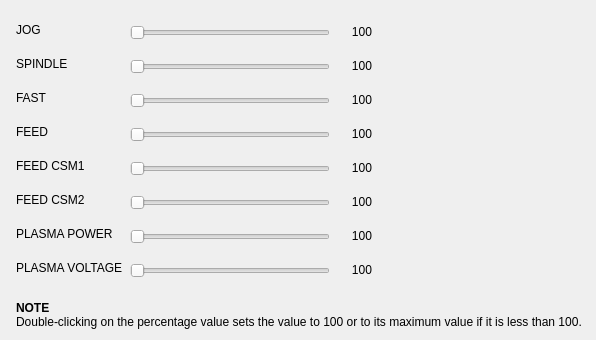
    <widget class="QWidget" name="tabOverrides">
     <attribute name="title">
      <string>Overrides</string>
     </attribute>
     <widget class="QSlider" name="ovrJogSlider">
      <property name="geometry">
       <rect>
        <x>130</x>
        <y>22</y>
        <width>200</width>
        <height>22</height>
       </rect>
      </property>
      <property name="orientation">
       <enum>Qt::Orientation::Horizontal</enum>
      </property>
     </widget>
     <widget class="QLabel" name="ovrJogLabel">
      <property name="geometry">
       <rect>
        <x>16</x>
        <y>22</y>
        <width>108</width>
        <height>16</height>
       </rect>
      </property>
      <property name="font">
       <font>
        <family>Tahoma</family>
        <pointsize>9</pointsize>
       </font>
      </property>
      <property name="text">
       <string>JOG</string>
      </property>
     </widget>
     <widget class="QLabel" name="ovrJogValue">
      <property name="geometry">
       <rect>
        <x>342</x>
        <y>22</y>
        <width>30</width>
        <height>20</height>
       </rect>
      </property>
      <property name="font">
       <font>
        <family>Tahoma</family>
        <pointsize>9</pointsize>
       </font>
      </property>
      <property name="text">
       <string>100</string>
      </property>
      <property name="alignment">
       <set>Qt::AlignmentFlag::AlignRight|Qt::AlignmentFlag::AlignTrailing|Qt::AlignmentFlag::AlignVCenter</set>
      </property>
     </widget>
     <widget class="QLabel" name="ovrSpindleLabel">
      <property name="geometry">
       <rect>
        <x>16</x>
        <y>56</y>
        <width>108</width>
        <height>16</height>
       </rect>
      </property>
      <property name="font">
       <font>
        <family>Tahoma</family>
        <pointsize>9</pointsize>
       </font>
      </property>
      <property name="text">
       <string>SPINDLE</string>
      </property>
     </widget>
     <widget class="QLabel" name="ovrSpindleValue">
      <property name="geometry">
       <rect>
        <x>342</x>
        <y>56</y>
        <width>30</width>
        <height>20</height>
       </rect>
      </property>
      <property name="font">
       <font>
        <family>Tahoma</family>
        <pointsize>9</pointsize>
       </font>
      </property>
      <property name="text">
       <string>100</string>
      </property>
      <property name="alignment">
       <set>Qt::AlignmentFlag::AlignRight|Qt::AlignmentFlag::AlignTrailing|Qt::AlignmentFlag::AlignVCenter</set>
      </property>
     </widget>
     <widget class="QSlider" name="ovrSpindleSlider">
      <property name="geometry">
       <rect>
        <x>130</x>
        <y>56</y>
        <width>200</width>
        <height>22</height>
       </rect>
      </property>
      <property name="orientation">
       <enum>Qt::Orientation::Horizontal</enum>
      </property>
     </widget>
     <widget class="QLabel" name="ovrFastLabel">
      <property name="geometry">
       <rect>
        <x>16</x>
        <y>90</y>
        <width>108</width>
        <height>16</height>
       </rect>
      </property>
      <property name="font">
       <font>
        <family>Tahoma</family>
        <pointsize>9</pointsize>
       </font>
      </property>
      <property name="text">
       <string>FAST</string>
      </property>
     </widget>
     <widget class="QSlider" name="ovrFastSlider">
      <property name="geometry">
       <rect>
        <x>130</x>
        <y>90</y>
        <width>200</width>
        <height>22</height>
       </rect>
      </property>
      <property name="orientation">
       <enum>Qt::Orientation::Horizontal</enum>
      </property>
     </widget>
     <widget class="QLabel" name="ovrFastValue">
      <property name="geometry">
       <rect>
        <x>342</x>
        <y>90</y>
        <width>30</width>
        <height>20</height>
       </rect>
      </property>
      <property name="font">
       <font>
        <family>Tahoma</family>
        <pointsize>9</pointsize>
       </font>
      </property>
      <property name="text">
       <string>100</string>
      </property>
      <property name="alignment">
       <set>Qt::AlignmentFlag::AlignRight|Qt::AlignmentFlag::AlignTrailing|Qt::AlignmentFlag::AlignVCenter</set>
      </property>
     </widget>
     <widget class="QSlider" name="ovrFeedSlider">
      <property name="geometry">
       <rect>
        <x>130</x>
        <y>124</y>
        <width>200</width>
        <height>22</height>
       </rect>
      </property>
      <property name="orientation">
       <enum>Qt::Orientation::Horizontal</enum>
      </property>
     </widget>
     <widget class="QLabel" name="ovrFeedValue">
      <property name="geometry">
       <rect>
        <x>342</x>
        <y>124</y>
        <width>30</width>
        <height>20</height>
       </rect>
      </property>
      <property name="font">
       <font>
        <family>Tahoma</family>
        <pointsize>9</pointsize>
       </font>
      </property>
      <property name="text">
       <string>100</string>
      </property>
      <property name="alignment">
       <set>Qt::AlignmentFlag::AlignRight|Qt::AlignmentFlag::AlignTrailing|Qt::AlignmentFlag::AlignVCenter</set>
      </property>
     </widget>
     <widget class="QLabel" name="ovrFeedLabel">
      <property name="geometry">
       <rect>
        <x>16</x>
        <y>124</y>
        <width>108</width>
        <height>16</height>
       </rect>
      </property>
      <property name="font">
       <font>
        <family>Tahoma</family>
        <pointsize>9</pointsize>
       </font>
      </property>
      <property name="text">
       <string>FEED</string>
      </property>
     </widget>
     <widget class="QLabel" name="ovrFeedCSM1Label">
      <property name="geometry">
       <rect>
        <x>16</x>
        <y>158</y>
        <width>108</width>
        <height>16</height>
       </rect>
      </property>
      <property name="font">
       <font>
        <family>Tahoma</family>
        <pointsize>9</pointsize>
       </font>
      </property>
      <property name="text">
       <string>FEED CSM1</string>
      </property>
     </widget>
     <widget class="QSlider" name="ovrFeedCSM1Slider">
      <property name="geometry">
       <rect>
        <x>130</x>
        <y>158</y>
        <width>200</width>
        <height>22</height>
       </rect>
      </property>
      <property name="orientation">
       <enum>Qt::Orientation::Horizontal</enum>
      </property>
     </widget>
     <widget class="QLabel" name="ovrFeedCSM1Value">
      <property name="geometry">
       <rect>
        <x>342</x>
        <y>158</y>
        <width>30</width>
        <height>20</height>
       </rect>
      </property>
      <property name="font">
       <font>
        <family>Tahoma</family>
        <pointsize>9</pointsize>
       </font>
      </property>
      <property name="text">
       <string>100</string>
      </property>
      <property name="alignment">
       <set>Qt::AlignmentFlag::AlignRight|Qt::AlignmentFlag::AlignTrailing|Qt::AlignmentFlag::AlignVCenter</set>
      </property>
     </widget>
     <widget class="QLabel" name="ovrFeedCSM2Label">
      <property name="geometry">
       <rect>
        <x>16</x>
        <y>192</y>
        <width>108</width>
        <height>16</height>
       </rect>
      </property>
      <property name="font">
       <font>
        <family>Tahoma</family>
        <pointsize>9</pointsize>
       </font>
      </property>
      <property name="text">
       <string>FEED CSM2</string>
      </property>
     </widget>
     <widget class="QLabel" name="ovrFeedCSM2Value">
      <property name="geometry">
       <rect>
        <x>342</x>
        <y>192</y>
        <width>30</width>
        <height>20</height>
       </rect>
      </property>
      <property name="font">
       <font>
        <family>Tahoma</family>
        <pointsize>9</pointsize>
       </font>
      </property>
      <property name="text">
       <string>100</string>
      </property>
      <property name="alignment">
       <set>Qt::AlignmentFlag::AlignRight|Qt::AlignmentFlag::AlignTrailing|Qt::AlignmentFlag::AlignVCenter</set>
      </property>
     </widget>
     <widget class="QSlider" name="ovrFeedCSM2Slider">
      <property name="geometry">
       <rect>
        <x>130</x>
        <y>192</y>
        <width>200</width>
        <height>22</height>
       </rect>
      </property>
      <property name="orientation">
       <enum>Qt::Orientation::Horizontal</enum>
      </property>
     </widget>
     <widget class="QLabel" name="ovrPlasmaPowerValue">
      <property name="geometry">
       <rect>
        <x>342</x>
        <y>226</y>
        <width>30</width>
        <height>20</height>
       </rect>
      </property>
      <property name="font">
       <font>
        <family>Tahoma</family>
        <pointsize>9</pointsize>
       </font>
      </property>
      <property name="text">
       <string>100</string>
      </property>
      <property name="alignment">
       <set>Qt::AlignmentFlag::AlignRight|Qt::AlignmentFlag::AlignTrailing|Qt::AlignmentFlag::AlignVCenter</set>
      </property>
     </widget>
     <widget class="QLabel" name="ovrPlasmaPowerLabel">
      <property name="geometry">
       <rect>
        <x>16</x>
        <y>226</y>
        <width>108</width>
        <height>16</height>
       </rect>
      </property>
      <property name="font">
       <font>
        <family>Tahoma</family>
        <pointsize>9</pointsize>
       </font>
      </property>
      <property name="text">
       <string>PLASMA POWER</string>
      </property>
     </widget>
     <widget class="QSlider" name="ovrPlasmaPowerSlider">
      <property name="geometry">
       <rect>
        <x>130</x>
        <y>226</y>
        <width>200</width>
        <height>22</height>
       </rect>
      </property>
      <property name="orientation">
       <enum>Qt::Orientation::Horizontal</enum>
      </property>
     </widget>
     <widget class="QLabel" name="ovrPlasmaVoltageLabel">
      <property name="geometry">
       <rect>
        <x>16</x>
        <y>260</y>
        <width>108</width>
        <height>16</height>
       </rect>
      </property>
      <property name="font">
       <font>
        <family>Tahoma</family>
        <pointsize>9</pointsize>
       </font>
      </property>
      <property name="text">
       <string>PLASMA VOLTAGE</string>
      </property>
     </widget>
     <widget class="QLabel" name="ovrPlasmaVoltageValue">
      <property name="geometry">
       <rect>
        <x>342</x>
        <y>260</y>
        <width>30</width>
        <height>20</height>
       </rect>
      </property>
      <property name="font">
       <font>
        <family>Tahoma</family>
        <pointsize>9</pointsize>
       </font>
      </property>
      <property name="text">
       <string>100</string>
      </property>
      <property name="alignment">
       <set>Qt::AlignmentFlag::AlignRight|Qt::AlignmentFlag::AlignTrailing|Qt::AlignmentFlag::AlignVCenter</set>
      </property>
     </widget>
     <widget class="QSlider" name="ovrPlasmaVoltageSlider">
      <property name="geometry">
       <rect>
        <x>130</x>
        <y>260</y>
        <width>200</width>
        <height>22</height>
       </rect>
      </property>
      <property name="orientation">
       <enum>Qt::Orientation::Horizontal</enum>
      </property>
     </widget>
     <widget class="QLabel" name="ovrNoteLabel">
      <property name="geometry">
       <rect>
        <x>16</x>
        <y>300</y>
        <width>571</width>
        <height>31</height>
       </rect>
      </property>
      <property name="text">
       <string>&lt;html&gt;&lt;head/&gt;&lt;body&gt;&lt;p&gt;&lt;span style=&quot; font-weight:700;&quot;&gt;NOTE&lt;br/&gt;&lt;/span&gt;Double-clicking on the percentage value sets the value to 100 or to its maximum value if it is less than 100.&lt;/p&gt;&lt;/body&gt;&lt;/html&gt;</string>
      </property>
     </widget>
    </widget>
